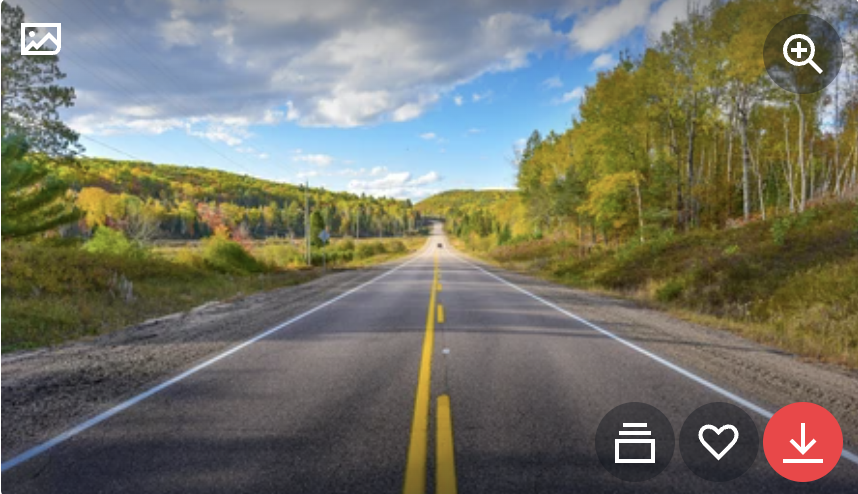
#> input picture opencv.PNG, 858 x 494 px, found by its file name
$ python chpt3.py
#> lines starting #> are read from the running program, lines starting #| are printed output that depends on the picture
import cv2
img = cv2.imread("/Users/sandeep_munagala/Documents/opencv/opencv.PNG")
#> img is the input picture: shape (494, 858, 3); mean B, G, R 104.2, 116.4, 116.7
print(img.shape)
#| (494, 858, 3)
imgResize = cv2.resize(img,(300,200))
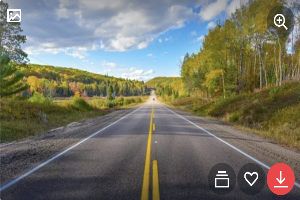
#> imgResize: shape (200, 300, 3); mean B, G, R 103.8, 116.1, 116.4
print(imgResize.shape)
#| (200, 300, 3)

imgCropped = img[0:100,200:500]
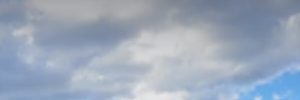
#> imgCropped: shape (100, 300, 3); mean B, G, R 185.3, 167.4, 154.8
cv2.imshow("cropped image",imgCropped)
cv2.imshow("resize",imgResize)
cv2.imshow("image",img)
cv2.waitKey(0)
